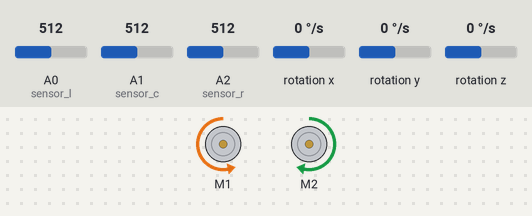
Bench run of a sketch on a simulated Arduino Nano 33 IoT. On the bench: 2 × DC motor (green arrow = forward, orange = backward, longer = faster). The inputs (shaded band) are chosen by the test bench; at power-on: rotation z 0 °/s, A0 (sensor_l) = 512, A1 (sensor_c) = 512, A2 (sensor_r) = 512, rotation x 0 °/s, rotation y 0 °/s.

Above: at 1.8 s.
1.9 s: rotation z set to 100 °/s
At 2.6 s:
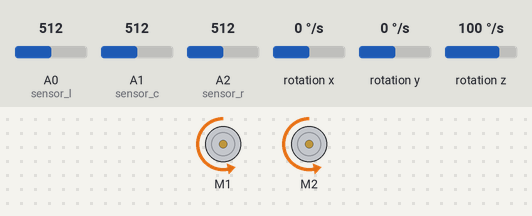
At 4.7 s:
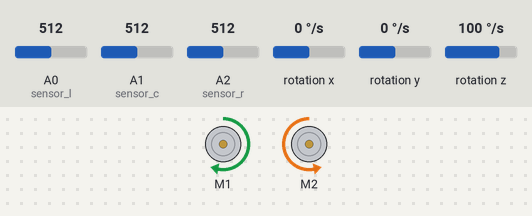
4.9 s: rotation z set to -36 °/s
7.9 s: rotation z set to -41 °/s
Timing chart, 0 to 13.4 s (numbered marks = the images above; inputs shaded):
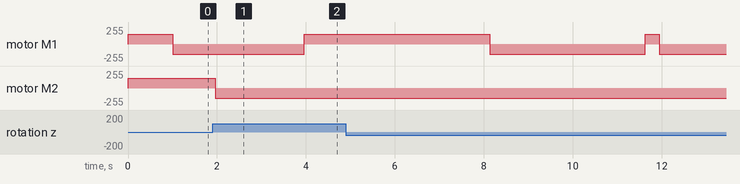

Measured:
- after the input at 1.9 s, motor M1: backward 150/255 → forward 150/255 after 2.1 s; motor M2: forward 150/255 → backward 150/255 after 0.07 s instead of 1.9 s
- after the input at 4.9 s, every drawn part: stays the same

The sketch:

avoid_test.ino
```cpp
#include <Adafruit_MotorShield.h>
#include "utility/Adafruit_MS_PWMServoDriver.h"
#include <Wire.h>
#include <Arduino_LSM6DS3.h>

Adafruit_MotorShield AFMS = Adafruit_MotorShield();

Adafruit_DCMotor *motor_l = AFMS.getMotor(2);
Adafruit_DCMotor *motor_r = AFMS.getMotor(1);

int sensor_l =A0;
int sensor_c = A1;
int sensor_r = A2;
int sensorvalue_l = 0;
int sensorvalue_c = 0;
int sensorvalue_r = 0;

void setup() {
  // put your setup code here, to run once:
AFMS.begin();

Serial.begin(9600);

  while (!Serial);

  if (!IMU.begin()) {
    Serial.println("Failed to initialize IMU!");

    while (1);
  }
}

void loop() {
  // put your main code here, to run repeatedly:

motor_r->run(FORWARD);
motor_l->run(FORWARD);

motor_r->setSpeed(150);
motor_l->setSpeed(150);

delay(1000);

float x, y, z, yaw, dt;

yaw = 0;
dt = 104.445;

motor_r->setSpeed(0);
motor_l->setSpeed(0);

motor_r->run(FORWARD);
motor_l->run(FORWARD);


//Left turn
while (yaw <= 70) {
  //Serial.println(yaw);
  if (IMU.gyroscopeAvailable()) {
      IMU.readGyroscope(x, y, z);

  //Serial.println("turn left");
  //Serial.println(z);
  z += 3.7;

  motor_r->setSpeed(150);
  motor_l->setSpeed(150);
  motor_r->run(BACKWARD);
  motor_l->run(FORWARD);

  yaw += z/dt;

  //Serial.println(yaw);

  }
}

motor_r->run(BACKWARD);
motor_l->run(BACKWARD);

delay(2000);

motor_r->setSpeed(0);
motor_l->setSpeed(0);

motor_r->run(BACKWARD);
motor_l->run(BACKWARD);

//Right turn 1
while (yaw > 10) {

  //Serial.println("right1");
  if (IMU.gyroscopeAvailable()) {
      IMU.readGyroscope(x, y, z);

  z += 3.7;

  /*Serial.print(x);
  Serial.print(y);
  Serial.print(z);
  Serial.println();*/

  motor_r->setSpeed(150);
  motor_l->setSpeed(150);
  motor_r->run(FORWARD);
  motor_l->run(BACKWARD);

  yaw += z/dt;

  //Serial.println(yaw);
  }
}

motor_r->run(BACKWARD);
motor_l->run(BACKWARD);

delay(3500);

motor_r->setSpeed(0);
motor_l->setSpeed(0);

motor_r->run(BACKWARD);
motor_l->run(BACKWARD);

//Right turn 2
while (yaw > -70) {

  //Serial.println("right2");
  if (IMU.gyroscopeAvailable()) {
      IMU.readGyroscope(x, y, z);

  z += 3.7;

  motor_r->setSpeed(150);
  motor_l->setSpeed(150);

  motor_r->run(FORWARD);
  motor_l->run(BACKWARD);

  yaw += z/dt;

  //Serial.println(yaw);
  }
}

motor_r->run(BACKWARD);
motor_l->run(BACKWARD);

for (int i=0; i < 100000000; i++) {

  sensorvalue_l = analogRead(sensor_l);
  sensorvalue_c = analogRead(sensor_c);
  sensorvalue_r = analogRead(sensor_r);

  if (sensorvalue_l <= 400 && sensorvalue_c <= 400 /*|| sensorvalue_r <= 400*/) {

  motor_r->setSpeed(150);
  motor_l->setSpeed(150);

  motor_r->run(BACKWARD);
  motor_l->run(FORWARD);


  delay(500);
}
}
}
```
